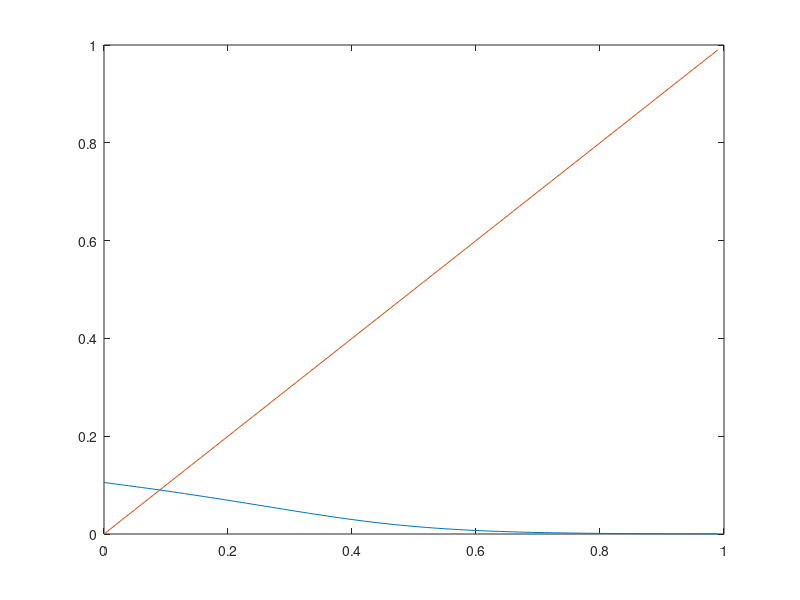

This chart was generated by the following MATLAB code:
% % estimate tau according to the equation in the article - intersection of 2
% % functions - here we assume n=2, so that p = tau
% 
% x = 0:0.01:1; % range for optional tau - it's a probability
% f = 2*(1-2*x);
% g = 16*x.*(1-2*x) + 15*(x.^2).*(1-(2.*x).^6);
% plot(x, f, x, g);
% a = find(f==g);
% tau = x(a);


% find tau according to a WiLD modeling thesis
% s <= backoff stage
% TX <= tranmission happens
% p = tau <= 2 stations
R = 14;                                      % number of retries
i = 0:1:R;                                   % retry values
CWmin = 15;
W = CWmin + 1;
backoff_stages = 0:1:6;
beta_i = [(2.^backoff_stages * W - ones(1, 7))/2, ones(1, 8)*(2^6*W-1)/2];
% now find the intersection:
p = 0:0.01:0.99;
unit_vector = ones(size(p));
f = ones(size(p)) ./ (1 + (1-p)./(unit_vector-p.^(R+1)) + transpose(power(p(:), i) * transpose(beta_i)));
g = p;
plot(p, f, p, g);
a = find(f == g);
tau = p(a);

